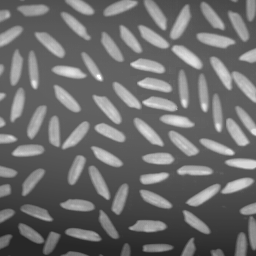
#> input picture myCV/lab5/rice.tiff, 256 x 256 px
$ python threshold.py
#> lines starting #> are read from the running program, lines starting #| are printed output that depends on the picture; after the words box and inside, x2 and y2 are one past the last pixel; in counts of white or black regions, pixels touching at a corner belong together
import cv2
import numpy as np

#threshold.py
def basic_global_threshold(img, delta_t=0.1):
    t = np.mean(img)
    while True:
        g1 = img[img > t]
        g2 = img[img <= t]
        if len(g1) == 0 or len(g2) == 0:
            break
        m1 = np.mean(g1)
        m2 = np.mean(g2)
        t_new = 0.5 * (m1 + m2)
        if abs(t - t_new) < delta_t:
            t = t_new
            break
        t = t_new
    binary_img = (img > t).astype(np.uint8) * 255
    return binary_img, t


def otsu_threshold(img):
    h, w = img.shape
    hist = cv2.calcHist([img], [0], None, [256], [0, 256]).flatten()
    p = hist / (h * w)
    p1 = np.cumsum(p)
    m = np.cumsum(np.arange(256) * p)
    m_g = m[-1]
    denominator = p1 * (1 - p1)
    valid_idx = np.where(denominator > 0)[0]
    sigma_b_squared = np.zeros(256)
    sigma_b_squared[valid_idx] = ((m_g * p1[valid_idx] - m[valid_idx]) ** 2) / denominator[valid_idx]
    max_val = np.max(sigma_b_squared)
    indices = np.where(sigma_b_squared == max_val)[0]
    best_k = np.mean(indices)
    binary_img = (img > best_k).astype(np.uint8) * 255
    return binary_img, best_k

def process_and_compare(file_path):
    img = cv2.imread(file_path, cv2.IMREAD_GRAYSCALE)
    if img is None:
        print(f"无法读取文件: {file_path}")
        return
    res_basic, t_basic = basic_global_threshold(img)
    res_otsu, t_otsu = otsu_threshold(img)
    print(f"\n图像: {file_path}")
    print(f"基本全局阈值: {t_basic:.2f}")
    print(f"Otsu最优阈值: {t_otsu:.2f}")
    top_row = np.hstack((img, res_basic))
    combined = np.hstack((img, res_basic, res_otsu))
    cv2.imshow(f"Original | Basic | Otsu - {file_path}", combined)
    cv2.waitKey(0)


if __name__ == "__main__":
    for name in ['rice.tiff', 'finger.tif', 'poly.tif']:
        process_and_compare(name)
#> in process_and_compare, img is the input picture: shape (256, 256); min 40, max 255, mean 109.2
#> in basic_global_threshold, `t = np.mean(img)`: t = 109.2
#> the loop in basic_global_threshold, `while True:` made 6 passes
#> (m1, m2, t_new) on passes 1 to 6: (158.3, 82.31, 120.3), (163.3, 84.03, 123.7), (164.7, 84.57, 124.6), (165.3, 84.84, 125.1), (165.6, 84.95, 125.3), (165.6, 84.95, 125.3)
#> in basic_global_threshold, `binary_img = (img > t).astype(np.uint8) * 255`:
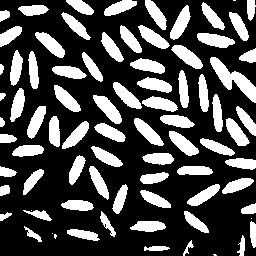
#> binary_img: shape (256, 256); 30.1% white; 81 white regions (6 under 20 px), largest, box (x1, y1, x2, y2) and area: (210, 57, 256, 103) 741, (93, 95, 122, 124) 397, (197, 33, 235, 48) 378
#> in process_and_compare, `res_basic, t_basic = basic_global_threshold(img)`: t_basic = 125.3
#> in otsu_threshold, `hist = cv2.calcHist([img], [0], None, [256], [0, 256]).flatten()`: hist = 256 values, max 3974 at index 96, min 0 at index 0, mean 256
#> in otsu_threshold, `p = hist / (h * w)`: p = 256 values, max 0.0606 at index 96, min 0 at index 0, mean 0.00391
#> in otsu_threshold, `p1 = np.cumsum(p)`: p1 = 256 values from 0 to 1
#> in otsu_threshold, `m = np.cumsum(np.arange(256) * p)`: m = 256 values from 0 to 109.2
#> in otsu_threshold, `m_g = m[-1]`: m_g = 109.2
#> in otsu_threshold, `denominator = p1 * (1 - p1)`: denominator = 256 values, max 0.249 at index 95, min 0 at index 0, mean 0.0906
#> in otsu_threshold, `valid_idx = np.where(denominator > 0)[0]`: valid_idx = 215 values from 40 to 254
#> in process_and_compare, `res_otsu, t_otsu = otsu_threshold(img)`: t_otsu = 125
#| 基本全局阈值: 125.26
#| Otsu最优阈值: 125.00
#> in process_and_compare, `top_row = np.hstack((img, res_basic))`:
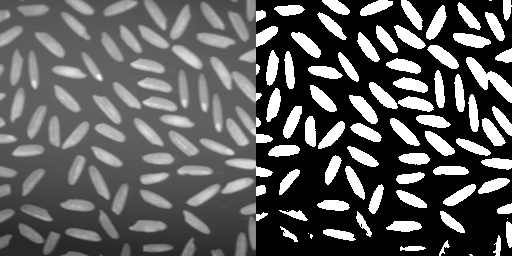
#> top_row: shape (256, 512); min 0, max 255, mean 92.9
#> in process_and_compare, `combined = np.hstack((img, res_basic, res_otsu))`:
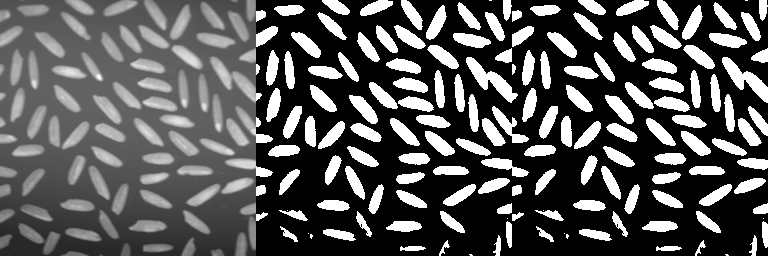
#> combined: shape (256, 768); min 0, max 255, mean 87.5
#> pass 2 of the loop `for name in ['rice.tiff', 'finger.tif', 'poly.tif']:`:
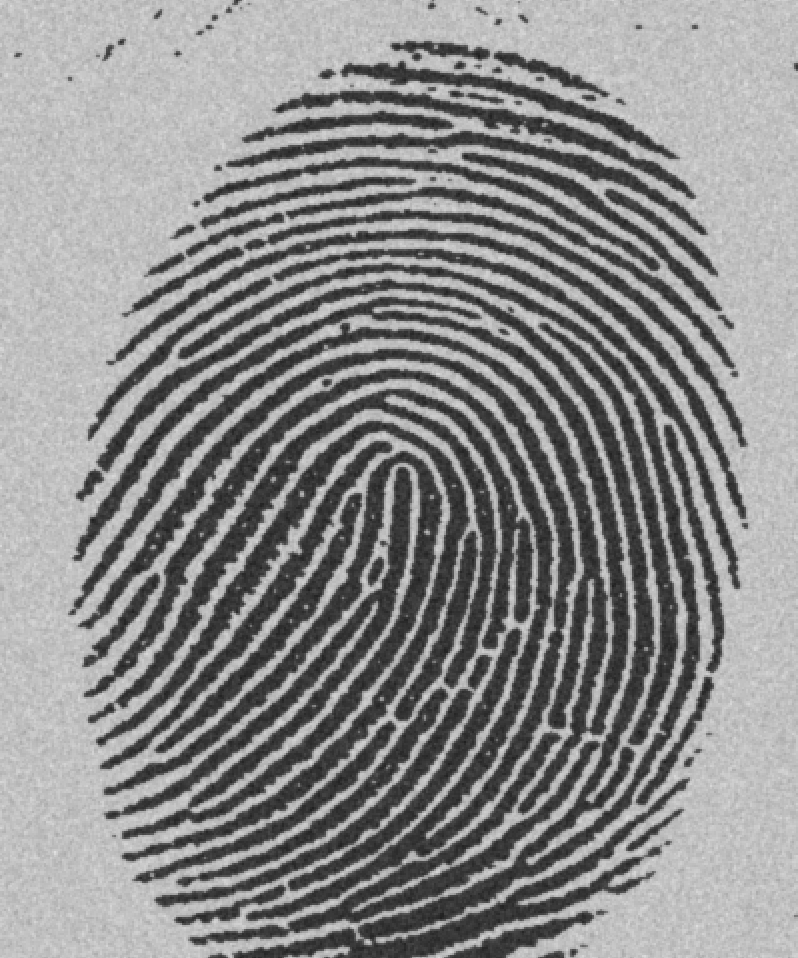
#> input picture myCV/lab5/finger.tif, 798 x 958 px
#> in process_and_compare, img is the input picture: shape (958, 798); min 29, max 224, mean 140
#> in basic_global_threshold (call 2), `t = np.mean(img)`: t = 140
#> the loop in basic_global_threshold (call 2), `while True:` made 3 passes
#> (m1, m2, t_new) on passes 1 to 3: (186.9, 64.41, 125.6), (186.7, 64.04, 125.4), (186.7, 64.04, 125.4)
#> in basic_global_threshold (call 2), `binary_img = (img > t).astype(np.uint8) * 255`:
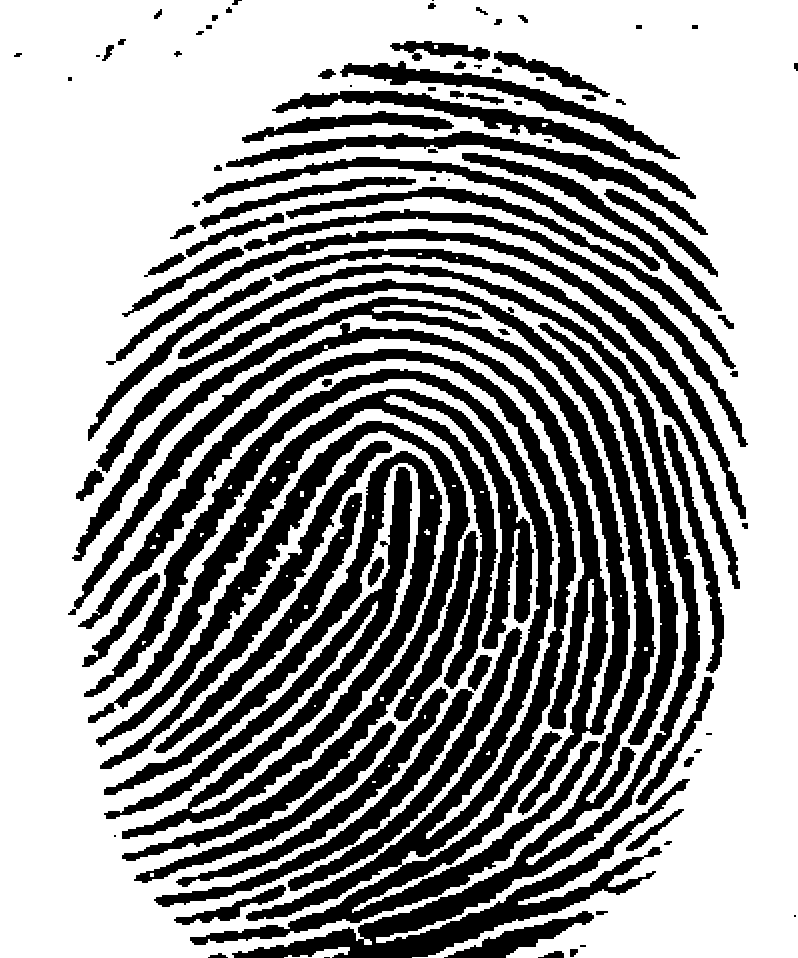
#> binary_img: shape (958, 798); 61.9% white; 97 black regions (10 under 20 px), largest, box (x1, y1, x2, y2) and area: (78, 349, 600, 945) 43740, (96, 263, 700, 958) 40222, (68, 297, 630, 815) 29700
#> t_basic = 125.4
#| 基本全局阈值: 125.39
#| Otsu最优阈值: 125.00
#> top_row: shape (958, 1596)
#> in process_and_compare (call 2), `combined = np.hstack((img, res_basic, res_otsu))`:
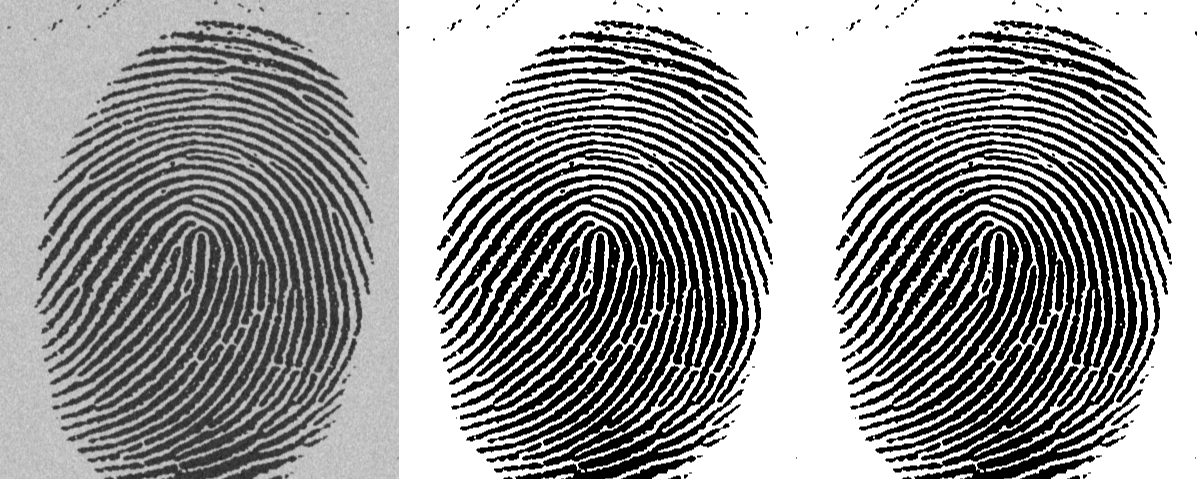
#> combined: shape (958, 2394) (shown at 1/2 size); min 0, max 255, mean 151.9
#> pass 3 of the loop `for name in ['rice.tiff', 'finger.tif', 'poly.tif']:`:
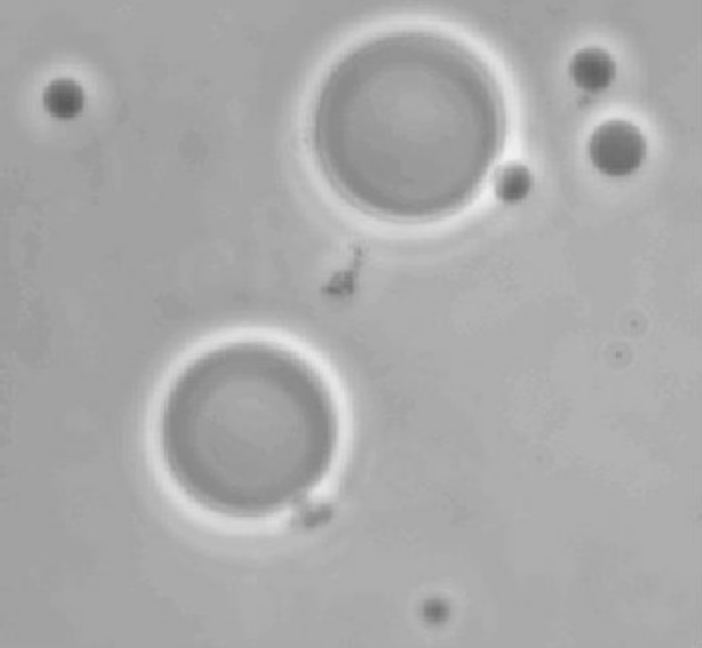
#> input picture myCV/lab5/poly.tif, 702 x 648 px
#> in process_and_compare, img is the input picture: shape (648, 702); min 90, max 241, mean 169.6
#> in basic_global_threshold (call 3), `t = np.mean(img)`: t = 169.6
#> the loop in basic_global_threshold (call 3), `while True:` made 2 passes
#> (m1, m2, t_new) on passes 1 to 2: (178.6, 160.2, 169.4), (178.6, 160.2, 169.4)
#> in basic_global_threshold (call 3), `binary_img = (img > t).astype(np.uint8) * 255`:
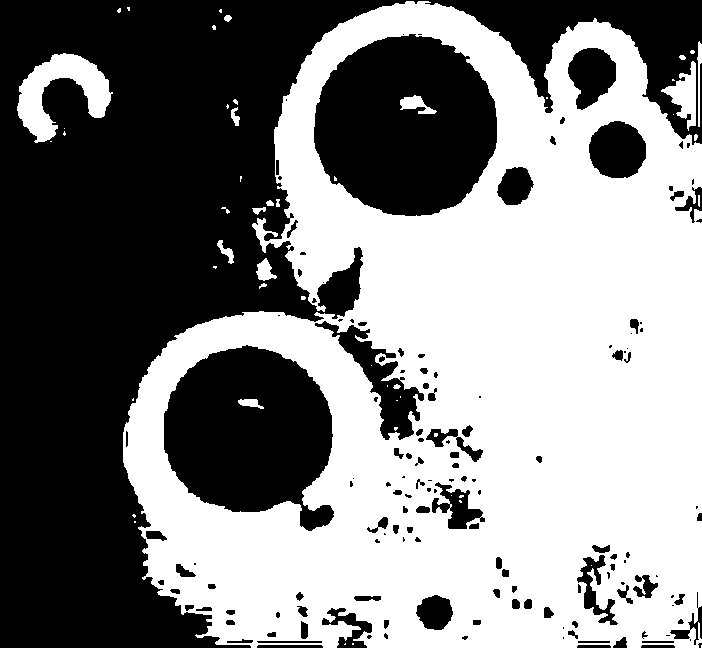
#> binary_img: shape (648, 702); 51.2% white; 151 black regions (56 under 20 px), largest, box (x1, y1, x2, y2) and area: (0, 0, 702, 648) 154855, (314, 34, 497, 216) 25527, (164, 345, 334, 531) 22504
#> t_basic = 169.4
#> t_otsu = 181
#| 基本全局阈值: 169.39
#| Otsu最优阈值: 181.00
#> top_row: shape (648, 1404)
#> in process_and_compare (call 3), `combined = np.hstack((img, res_basic, res_otsu))`:
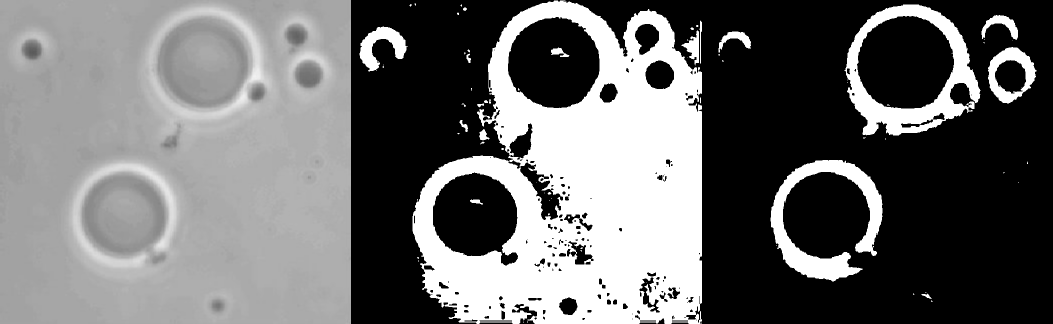
#> combined: shape (648, 2106) (shown at 1/2 size); min 0, max 255, mean 109
    cv2.destroyAllWindows()
